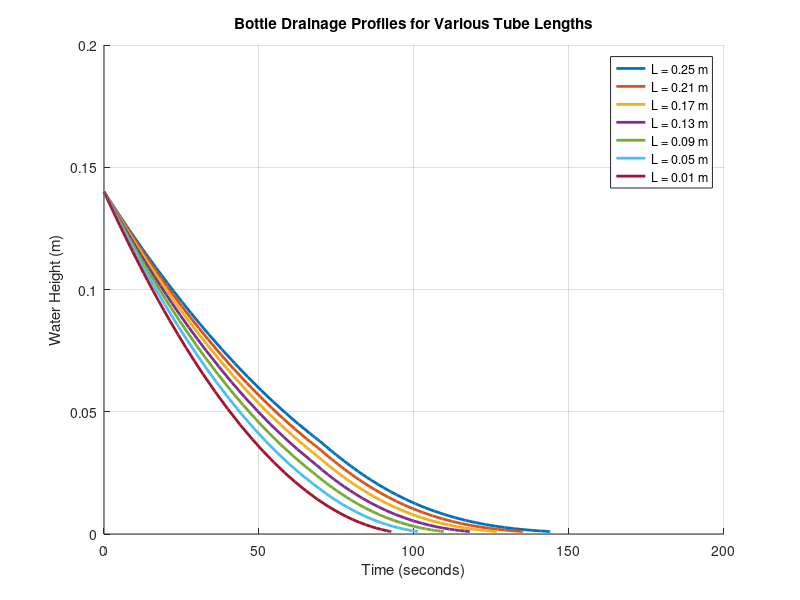

The MATLAB script that drew this image:
function mte_352_project()

    % Constants
    g = 9.81;
    rho = 998;
    mu = 0.001002;
    
    d_tube = 0.00525;
    D = 0.110;
    
    epsilon = 1e-6;
    K_entrance = 0.78;
    acceleration_term = 1;
    
    % Structure for drain function
    p.g = g;
    p.rho = rho;
    p.mu = mu;
    p.d = d_tube;
    p.D = D;
    p.eps = epsilon;
    p.K = K_entrance;
    p.acceleration_term = acceleration_term;

    L_values = 0.25:-0.04:0.01;
    
    h0 = 0.14;
    t_span = [0 300];

    options = odeset('RelTol', 1e-5, 'AbsTol', 1e-6, 'Events', @detectEmpty);

    figure(1); clf; hold on;
    colors = lines(length(L_values));
    
    fprintf('Tube Length (m) | Total Time (s)\n');
    fprintf('-------------------------------\n');

    for i = 1:length(L_values)
        p.L = L_values(i);
        
        [t, h] = ode45(@(t, h) make_ode(h, p), t_span, h0, options);
        
        plot(t, h, 'LineWidth', 2, 'Color', colors(i,:), ...
             'DisplayName', sprintf('L = %.2f m', p.L));
        
        fprintf('     %.2f       |     %.2f\n', p.L, t(end));
    end

    grid on;
    xlabel('Time (seconds)');
    ylabel('Water Height (m)');
    title('Bottle Drainage Profiles for Various Tube Lengths');
    legend('show');
    hold off;
end

function V = get_velocity(h, p)

    % Initial guess for velocity with no friction loss
    V = sqrt((2 * p.g * h) / (p.acceleration_term + p.K));
    
    tol = 1e-8;
    max_iter = 50;
    err = 1;
    iter = 0;
    
    % Iterate to find the correct velocity for a given height
    while err > tol && iter < max_iter
        V_old = V;
        
        Re = (p.rho * V * p.d) / p.mu;
        
        if Re < 2300
            f = 64 / max(Re, 0.1); 
        else
            term1 = (p.eps / p.d) / 3.7;
            term2 = 6.9 / Re;
            f = ( -1.8 * log10(term1^1.11 + term2) )^(-2);
        end
        
        denominator = p.K + p.acceleration_term + f * (p.L / p.d);
        V = sqrt( (2 * p.g * h) / denominator );
        
        err = abs(V - V_old);
        iter = iter + 1;
    end
end

function dh_dt = make_ode(h, p)
    h = max(0, h); 
    V = get_velocity(h, p);
    dh_dt = -(p.d / p.D)^2 * V;
end

function [value, isterminal, direction] = detectEmpty(t, h)
    value = h - 1e-3;
    isterminal = 1;
    direction = -1;
end